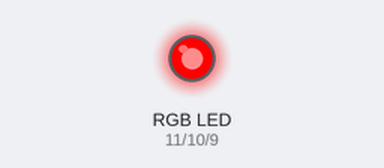
Bench run of a sketch on a simulated Arduino Uno, built with avr-gcc and run on an emulated ATmega328P. Parts: an RGB LED mixed from three pins (HIGH = lit). Dim RGB values are drawn brighter than linear.

Above: at 0.05 s.
At 0.9 s:
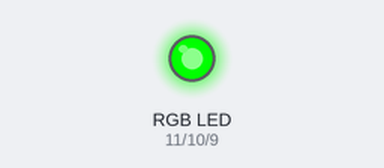
At 1.3 s:
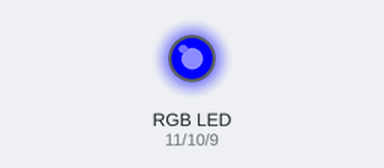
At 1.75 s:
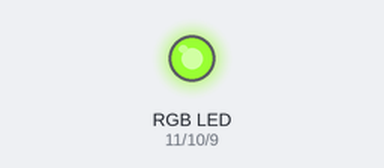
At 2.6 s:
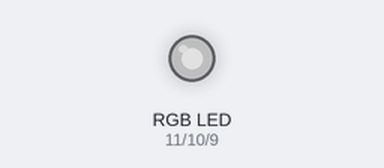
At 3.5 s:
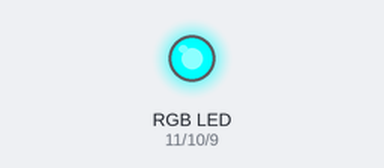
Timing chart, 0 to 8.1 s (numbered marks = the images above):
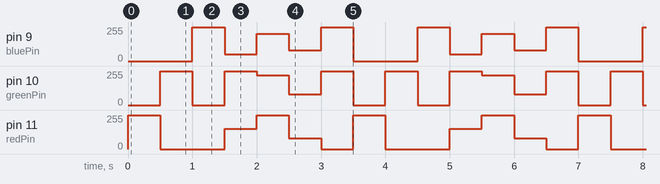

Measured:
- by itself, pin 9 (bluePin): repeats every 3.5 s: 51/255 0.50 s, 204/255 0.50 s, 80/255 0.50 s, 255/255 0.50 s, 0/255 1.0 s, 255/255 0.50 s
- by itself, pin 11 (redPin): repeats every 3.5 s: 0/255 1.0 s, 153/255 0.50 s, 255/255 0.50 s, 80/255 0.50 s, 0/255 0.50 s, 255/255 0.50 s
- by itself, pin 10 (greenPin): repeats every 3.5 s: 0/255 0.50 s, 255/255 0.50 s, 225/255 0.50 s, 80/255 0.50 s, 255/255 0.50 s, 0/255 0.50 s, 255/255 0.50 s

The sketch:

RGB__1_.ino
```cpp
int redPin = 11;
int greenPin = 10;
int bluePin = 9;

void setup()
{
    pinMode(redPin, OUTPUT);

 pinMode(greenPin, OUTPUT);
 pinMode(bluePin, OUTPUT);
}

void loop()
{
  setColor(255, 0, 0); // red
  delay(500);
  setColor(0, 255, 0); // green
  delay(500);
  setColor(0, 0, 255); // blue
  delay(500);
  setColor(153, 255, 51); // yellow
  delay(500);
  setColor(255, 225, 204); //
  delay(500);
   setColor(80, 80, 80); //
  delay(500);
  setColor(0, 255, 255); // aqua
  delay(500);
}

void setColor(int red, int green, int blue)
{
  analogWrite(redPin, red);
  analogWrite(greenPin, green);
  analogWrite(bluePin, blue);
}
```
